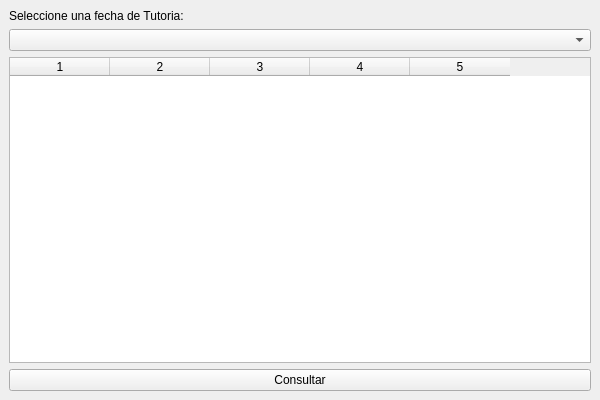
<?xml version="1.0" encoding="UTF-8"?>
<ui version="4.0">
    <class>ConsultarTutoriaWindow</class>
    <widget class="QMainWindow" name="ConsultarTutoriaWindow">
        <property name="geometry">
            <rect>
                <x>100</x>
                <y>100</y>
                <width>600</width>
                <height>400</height>
            </rect>
        </property>
        <property name="windowTitle">
            <string>Consultar Tutoria</string>
        </property>

        <widget class="QWidget" name="centralwidget">
            <layout class="QVBoxLayout" name="verticalLayout">
                <item>
                    <widget class="QLabel" name="label_combo_fecha">
                        <property name="text">
                            <string>Seleccione una fecha de Tutoria:</string>
                        </property>
                    </widget>
                </item>
                <item>
                    <widget class="QComboBox" name="combo_fecha"/>
                </item>

                <item>
                    <widget class="QTableWidget" name="result_table">
                        <property name="columnCount">
                            <number>5</number>
                        </property>
                        <property name="horizontalHeaderLabels">
                            <stringlist>
                                <string>ID Docente</string>
                                <string>Nombre Docente</string>
                                <string>Temario</string>
                                <string>Fecha Tutoria</string>
                                <string>Hora Tutoria</string>
                            </stringlist>
                        </property>
                    </widget>
                </item>

                <item>
                    <widget class="QPushButton" name="button_consultar">
                        <property name="text">
                            <string>Consultar</string>
                        </property>
                    </widget>
                </item>
            </layout>
        </widget>
    </widget>
</ui>
